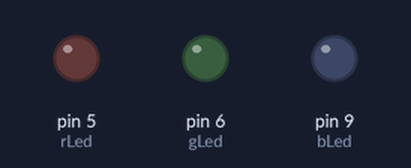
This sketch was run on a simulated Arduino Uno, built with avr-gcc and run on an emulated ATmega328P. Shown: output pins drawn as LEDs (lit = HIGH).

Above: at 1.0 s.
At 3.0 s:
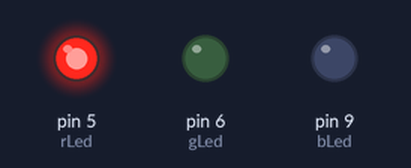
At 5.0 s:
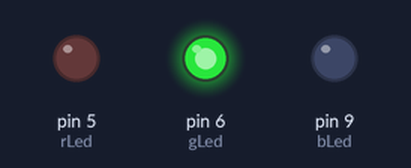
At 7.0 s:
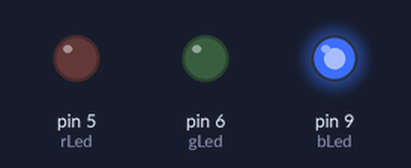
At 9.0 s:
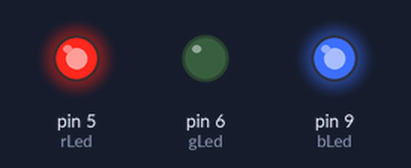
Timing chart, 0 to 13.0 s (numbered marks = the images above):
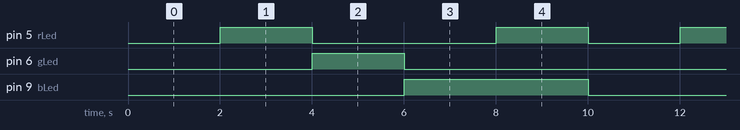

Measured:
- by itself, pin 5 (rLed): repeats every 10.0 s: LOW 4.0 s, HIGH 2.0 s, LOW 2.0 s, HIGH 2.0 s
- by itself, pin 6 (gLed): alternates HIGH for 2.0 s and LOW for 8.0 s
- by itself, pin 9 (bLed): alternates HIGH for 4.0 s and LOW for 6.0 s

The sketch:

LedExample.pde
```cpp
// Ethernet  uses digitial IO pins 10,11,12, and 13
// PWM can be on pins 3,5,6,9,10,11
// PWM is flakey on 5,6 due to timer interaction
// interupts can happend on pin 2 and 3
// TWI aka I2C is on anlog pins 4 and 5


int rLed = 5;
int gLed = 6;
int bLed = 9;

void setup()
{
  pinMode( rLed, OUTPUT );
  pinMode( gLed, OUTPUT );
  pinMode( bLed, OUTPUT );

  digitalWrite( rLed, LOW );
  digitalWrite( gLed, LOW );
  digitalWrite( bLed, LOW );
}

void loop()
{
  static unsigned int x=0;

  if (0)
  {
    analogWrite(rLed, x);
    analogWrite(gLed, x);
    analogWrite(bLed, x/2);

    x++;
    x = x & 0xFF;
    delay( 4*2 );
  }

  if (0)
  {
    digitalWrite(rLed, (x&1)?HIGH:LOW );
    digitalWrite(gLed, (x&2)?HIGH:LOW );
    digitalWrite(bLed, (x&4)?HIGH:LOW );

    x++;
    delay( 2000 );
  }

  if (1)
  {
    switch (x)
    {
    case 0: // off
      digitalWrite( rLed, LOW );
      digitalWrite( gLed, LOW );
      digitalWrite( bLed, LOW );
      break;

    case 1: // red
      digitalWrite( rLed, HIGH );
      digitalWrite( gLed, LOW );
      digitalWrite( bLed, LOW );
      break;

    case 2: // green
      digitalWrite( rLed, LOW );
      digitalWrite( gLed, HIGH );
      digitalWrite( bLed, LOW );
      break;

    case 3: // blue
      digitalWrite( rLed, LOW );
      digitalWrite( gLed, LOW );
      digitalWrite( bLed, HIGH );
      break;

    case 4: // magenta
      digitalWrite( rLed, HIGH );
      digitalWrite( gLed, LOW );
      digitalWrite( bLed, HIGH );
      break;
    }

    x = (x+1)%5;
    delay( 2000 );
  }

}
```
